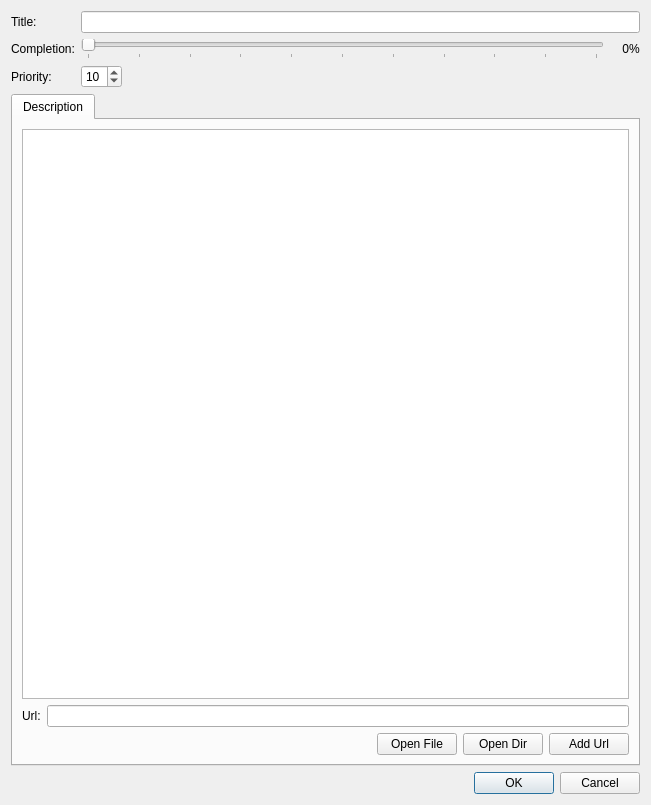
<?xml version="1.0" encoding="UTF-8"?>
<ui version="4.0">
 <class>Dialog</class>
 <widget class="QDialog" name="Dialog">
  <property name="geometry">
   <rect>
    <x>0</x>
    <y>0</y>
    <width>651</width>
    <height>805</height>
   </rect>
  </property>
  <property name="windowTitle">
   <string>ToDo edit</string>
  </property>
  <layout class="QVBoxLayout" name="verticalLayout" stretch="0,1,0">
   <item>
    <layout class="QFormLayout" name="formLayout">
     <item row="1" column="0">
      <widget class="QLabel" name="label">
       <property name="text">
        <string>Title:</string>
       </property>
      </widget>
     </item>
     <item row="1" column="1">
      <widget class="QLineEdit" name="titleEdit"/>
     </item>
     <item row="2" column="0">
      <widget class="QLabel" name="label_2">
       <property name="text">
        <string>Completion:</string>
       </property>
      </widget>
     </item>
     <item row="2" column="1">
      <layout class="QHBoxLayout" name="horizontalLayout_2">
       <property name="spacing">
        <number>0</number>
       </property>
       <item>
        <widget class="QSlider" name="completionSlider">
         <property name="maximum">
          <number>100</number>
         </property>
         <property name="orientation">
          <enum>Qt::Horizontal</enum>
         </property>
         <property name="tickPosition">
          <enum>QSlider::TicksBelow</enum>
         </property>
         <property name="tickInterval">
          <number>10</number>
         </property>
        </widget>
       </item>
       <item>
        <widget class="QLabel" name="completionValueLabel">
         <property name="sizePolicy">
          <sizepolicy hsizetype="Fixed" vsizetype="Preferred">
           <horstretch>0</horstretch>
           <verstretch>0</verstretch>
          </sizepolicy>
         </property>
         <property name="minimumSize">
          <size>
           <width>25</width>
           <height>0</height>
          </size>
         </property>
         <property name="text">
          <string>0</string>
         </property>
         <property name="alignment">
          <set>Qt::AlignRight|Qt::AlignTrailing|Qt::AlignVCenter</set>
         </property>
        </widget>
       </item>
       <item>
        <widget class="QLabel" name="label_6">
         <property name="text">
          <string>%</string>
         </property>
        </widget>
       </item>
      </layout>
     </item>
     <item row="3" column="0">
      <widget class="QLabel" name="label_3">
       <property name="text">
        <string>Priority:</string>
       </property>
      </widget>
     </item>
     <item row="3" column="1">
      <layout class="QHBoxLayout" name="horizontalLayout">
       <item>
        <widget class="QSpinBox" name="priorityBox">
         <property name="value">
          <number>10</number>
         </property>
        </widget>
       </item>
       <item>
        <spacer name="horizontalSpacer">
         <property name="orientation">
          <enum>Qt::Horizontal</enum>
         </property>
         <property name="sizeHint" stdset="0">
          <size>
           <width>40</width>
           <height>20</height>
          </size>
         </property>
        </spacer>
       </item>
      </layout>
     </item>
    </layout>
   </item>
   <item>
    <widget class="QTabWidget" name="tabWidget">
     <property name="currentIndex">
      <number>0</number>
     </property>
     <widget class="QWidget" name="descriptionTab">
      <attribute name="title">
       <string>Description</string>
      </attribute>
      <layout class="QVBoxLayout" name="verticalLayout_2">
       <item>
        <layout class="QVBoxLayout" name="verticalLayout_5" stretch="1,0,0">
         <item>
          <widget class="QTextBrowser" name="descriptionEdit">
           <property name="readOnly">
            <bool>false</bool>
           </property>
           <property name="textInteractionFlags">
            <set>Qt::LinksAccessibleByKeyboard|Qt::LinksAccessibleByMouse|Qt::TextBrowserInteraction|Qt::TextEditable|Qt::TextEditorInteraction|Qt::TextSelectableByKeyboard|Qt::TextSelectableByMouse</set>
           </property>
           <property name="openLinks">
            <bool>false</bool>
           </property>
          </widget>
         </item>
         <item>
          <layout class="QHBoxLayout" name="horizontalLayout_5">
           <property name="topMargin">
            <number>0</number>
           </property>
           <item>
            <widget class="QLabel" name="label_7">
             <property name="text">
              <string>Url:</string>
             </property>
            </widget>
           </item>
           <item>
            <widget class="QLineEdit" name="urlEdit"/>
           </item>
          </layout>
         </item>
         <item>
          <layout class="QHBoxLayout" name="horizontalLayout_6">
           <property name="topMargin">
            <number>0</number>
           </property>
           <item>
            <spacer name="horizontalSpacer_4">
             <property name="orientation">
              <enum>Qt::Horizontal</enum>
             </property>
             <property name="sizeHint" stdset="0">
              <size>
               <width>40</width>
               <height>20</height>
              </size>
             </property>
            </spacer>
           </item>
           <item>
            <widget class="QPushButton" name="openLocalFilePB">
             <property name="text">
              <string>Open File</string>
             </property>
            </widget>
           </item>
           <item>
            <widget class="QPushButton" name="openLocalDirPB">
             <property name="text">
              <string>Open Dir</string>
             </property>
            </widget>
           </item>
           <item>
            <widget class="QPushButton" name="addUrlPB">
             <property name="text">
              <string>Add Url</string>
             </property>
            </widget>
           </item>
          </layout>
         </item>
        </layout>
       </item>
      </layout>
     </widget>
    </widget>
   </item>
   <item>
    <widget class="QDialogButtonBox" name="buttonBox">
     <property name="standardButtons">
      <set>QDialogButtonBox::Cancel|QDialogButtonBox::Ok</set>
     </property>
    </widget>
   </item>
  </layout>
 </widget>
 <resources/>
 <connections>
  <connection>
   <sender>buttonBox</sender>
   <signal>accepted()</signal>
   <receiver>Dialog</receiver>
   <slot>accept()</slot>
   <hints>
    <hint type="sourcelabel">
     <x>325</x>
     <y>470</y>
    </hint>
    <hint type="destinationlabel">
     <x>325</x>
     <y>245</y>
    </hint>
   </hints>
  </connection>
  <connection>
   <sender>buttonBox</sender>
   <signal>rejected()</signal>
   <receiver>Dialog</receiver>
   <slot>reject()</slot>
   <hints>
    <hint type="sourcelabel">
     <x>325</x>
     <y>470</y>
    </hint>
    <hint type="destinationlabel">
     <x>325</x>
     <y>245</y>
    </hint>
   </hints>
  </connection>
  <connection>
   <sender>completionSlider</sender>
   <signal>valueChanged(int)</signal>
   <receiver>completionValueLabel</receiver>
   <slot>setNum(int)</slot>
   <hints>
    <hint type="sourcelabel">
     <x>332</x>
     <y>57</y>
    </hint>
    <hint type="destinationlabel">
     <x>612</x>
     <y>57</y>
    </hint>
   </hints>
  </connection>
 </connections>
</ui>
